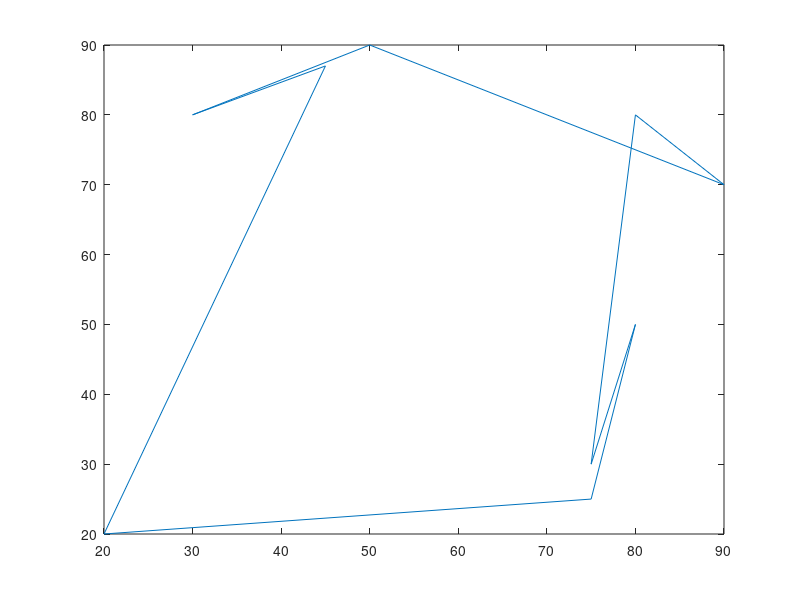

Recreate this plot in MATLAB. (Note: this script raises an error after producing the figure.)
clear
clc
cities=10;
% X=rand(cities,2);
X = [50,90;
    80,80;
    90,70;
    80,50;
    75,30;
    75,25;
    20,20;
    30,80;
    40,85;
    45,87];

chromosome_number = 400;
chromosome = zeros(chromosome_number,cities);
for i=1:chromosome_number
    chromosome(i,:)=randperm(cities,cities);
end

Superior = chromosome(1,:);
Superior_Cost = 0;

output=zeros(50,2);
for y=1:2000
    
    cost=zeros(chromosome_number,1);
    for i=1:chromosome_number
        if i==50
           error = 'out of range' 
        end
        cost(i,1)=0;
        for j=1:cities-1
            p1=[X(chromosome(i,j),1),X(chromosome(i,j),2)];
            p2=[X(chromosome(i,j+1),1),X(chromosome(i,j+1),2)];
            dist = pdist( [p1;p2] ,'euclidean');
            
            cost(i,1)=cost(i,1) + dist;
        end 
        cost(i,1)=cost(i,1)+pdist([X(chromosome(i,cities),1),X(chromosome(i,cities),2);X(chromosome(i,1),1),X(chromosome(i,1),2)],'euclidean');
    end

    if(y==1)
        Superior_Cost = cost(1);
    end
    
    
    output(y,1)=cost(1);
    output(y,2)=y;
    
    
    
    [sorted_cost,I]=sort(cost);
    
    if (sorted_cost(1)<Superior_Cost) || (y == 1)
        Superior_Cost=sorted_cost(1);
        Superior=chromosome(I(1),:);
        grid on
        final=[X( chromosome(I(1),:),1),X( chromosome(I(1),:),2)];
        final=vertcat(final,[X( chromosome(I(1),1),1),X( chromosome(I(1),1),2)]);
        fig=plot(final(:,1),final(:,2));
        title(strcat(string(sorted_cost(1)),'@',string(y)));
        fpath = 'pic';
        saveas(fig, fullfile(fpath, strcat(string(y),'a')), 'png');
    end
    
    
    third_of_chromosome_number =int64(chromosome_number/3);
    
    for mutation_i=1:third_of_chromosome_number
        
        rand_mutation_cities=randperm(cities,2);
        temp=chromosome( mutation_i , rand_mutation_cities(1) );
        chromosome(mutation_i,rand_mutation_cities(1))=chromosome(mutation_i,rand_mutation_cities(2));
        chromosome(mutation_i,rand_mutation_cities(2))=temp;    
    end
    for mutation_i=(third_of_chromosome_number:1:third_of_chromosome_number*2)
        n=randi(cities-1);
        chromosome( mutation_i , : ) = [ chromosome( mutation_i , n+1:cities) , flip( chromosome(mutation_i,1:n)) ]; 
    end
 
end  






